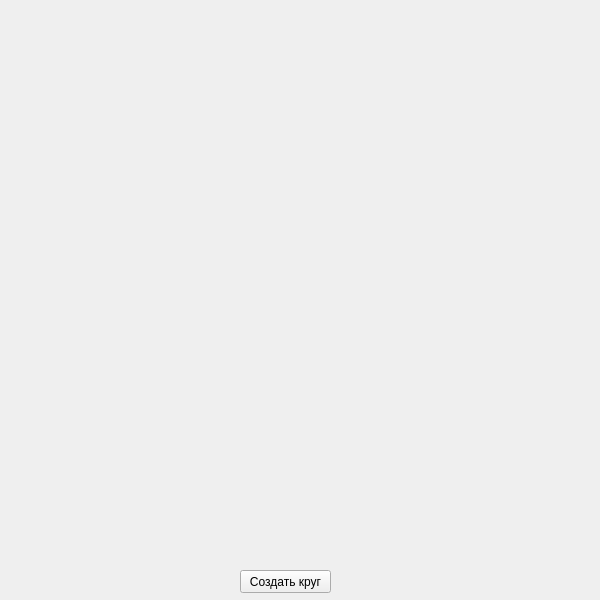
<?xml version="1.0" encoding="UTF-8"?>
<ui version="4.0">
 <class>Form</class>
 <widget class="QWidget" name="Form">
  <property name="geometry">
   <rect>
    <x>0</x>
    <y>0</y>
    <width>600</width>
    <height>600</height>
   </rect>
  </property>
  <property name="windowTitle">
   <string>Form</string>
  </property>
  <widget class="QPushButton" name="btn">
   <property name="geometry">
    <rect>
     <x>240</x>
     <y>570</y>
     <width>91</width>
     <height>23</height>
    </rect>
   </property>
   <property name="text">
    <string>Создать круг</string>
   </property>
  </widget>
 </widget>
 <resources/>
 <connections/>
</ui>
